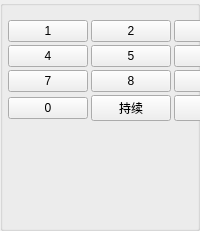
  <widget class="QGroupBox" name="small_keyboard_groupBox">
   <property name="geometry">
    <rect>
     <x>440</x>
     <y>75</y>
     <width>200</width>
     <height>231</height>
    </rect>
   </property>
   <property name="title">
    <string/>
   </property>
   <widget class="QWidget" name="layoutWidget">
    <property name="geometry">
     <rect>
      <x>0</x>
      <y>0</y>
      <width>266</width>
      <height>211</height>
     </rect>
    </property>
    <layout class="QGridLayout" name="gridLayout">
     <property name="sizeConstraint">
      <enum>QLayout::SetFixedSize</enum>
     </property>
     <property name="leftMargin">
      <number>8</number>
     </property>
     <property name="topMargin">
      <number>20</number>
     </property>
     <property name="rightMargin">
      <number>8</number>
     </property>
     <property name="bottomMargin">
      <number>10</number>
     </property>
     <property name="spacing">
      <number>3</number>
     </property>
     <item row="0" column="0">
      <widget class="QPushButton" name="keyboard1_pushButton">
       <property name="sizePolicy">
        <sizepolicy hsizetype="Fixed" vsizetype="Fixed">
         <horstretch>0</horstretch>
         <verstretch>0</verstretch>
        </sizepolicy>
       </property>
       <property name="text">
        <string>1</string>
       </property>
      </widget>
     </item>
     <item row="0" column="1">
      <widget class="QPushButton" name="keyboard2_pushButton">
       <property name="sizePolicy">
        <sizepolicy hsizetype="Fixed" vsizetype="Fixed">
         <horstretch>0</horstretch>
         <verstretch>0</verstretch>
        </sizepolicy>
       </property>
       <property name="text">
        <string>2</string>
       </property>
      </widget>
     </item>
     <item row="0" column="2">
      <widget class="QPushButton" name="keyboard3_pushButton">
       <property name="sizePolicy">
        <sizepolicy hsizetype="Fixed" vsizetype="Fixed">
         <horstretch>0</horstretch>
         <verstretch>0</verstretch>
        </sizepolicy>
       </property>
       <property name="text">
        <string>3</string>
       </property>
      </widget>
     </item>
     <item row="1" column="0">
      <widget class="QPushButton" name="keyboard4_pushButton">
       <property name="sizePolicy">
        <sizepolicy hsizetype="Fixed" vsizetype="Fixed">
         <horstretch>0</horstretch>
         <verstretch>0</verstretch>
        </sizepolicy>
       </property>
       <property name="text">
        <string>4</string>
       </property>
      </widget>
     </item>
     <item row="1" column="1">
      <widget class="QPushButton" name="keyboard5_pushButton">
       <property name="text">
        <string>5</string>
       </property>
      </widget>
     </item>
     <item row="1" column="2">
      <widget class="QPushButton" name="keyboard6_pushButton">
       <property name="sizePolicy">
        <sizepolicy hsizetype="Fixed" vsizetype="Fixed">
         <horstretch>0</horstretch>
         <verstretch>0</verstretch>
        </sizepolicy>
       </property>
       <property name="text">
        <string>6</string>
       </property>
      </widget>
     </item>
     <item row="2" column="0">
      <widget class="QPushButton" name="keyboard7_pushButton">
       <property name="sizePolicy">
        <sizepolicy hsizetype="Fixed" vsizetype="Fixed">
         <horstretch>0</horstretch>
         <verstretch>0</verstretch>
        </sizepolicy>
       </property>
       <property name="text">
        <string>7</string>
       </property>
      </widget>
     </item>
     <item row="2" column="1">
      <widget class="QPushButton" name="keyboard8_pushButton">
       <property name="text">
        <string>8</string>
       </property>
      </widget>
     </item>
     <item row="2" column="2">
      <widget class="QPushButton" name="keyboard9_pushButton">
       <property name="sizePolicy">
        <sizepolicy hsizetype="Fixed" vsizetype="Fixed">
         <horstretch>0</horstretch>
         <verstretch>0</verstretch>
        </sizepolicy>
       </property>
       <property name="text">
        <string>9</string>
       </property>
      </widget>
     </item>
     <item row="3" column="0">
      <widget class="QPushButton" name="keyboard0_pushButton">
       <property name="sizePolicy">
        <sizepolicy hsizetype="Fixed" vsizetype="Fixed">
         <horstretch>0</horstretch>
         <verstretch>0</verstretch>
        </sizepolicy>
       </property>
       <property name="text">
        <string>0</string>
       </property>
      </widget>
     </item>
     <item row="3" column="1">
      <widget class="QPushButton" name="keyboard_confirm_pushButton">
       <property name="text">
        <string>持续</string>
       </property>
      </widget>
     </item>
     <item row="3" column="2">
      <widget class="QPushButton" name="keyboard_clear_or_inf_pushButton">
       <property name="sizePolicy">
        <sizepolicy hsizetype="Fixed" vsizetype="Fixed">
         <horstretch>0</horstretch>
         <verstretch>0</verstretch>
        </sizepolicy>
       </property>
       <property name="text">
        <string>清空</string>
       </property>
      </widget>
     </item>
    </layout>
   </widget>
  </widget>
